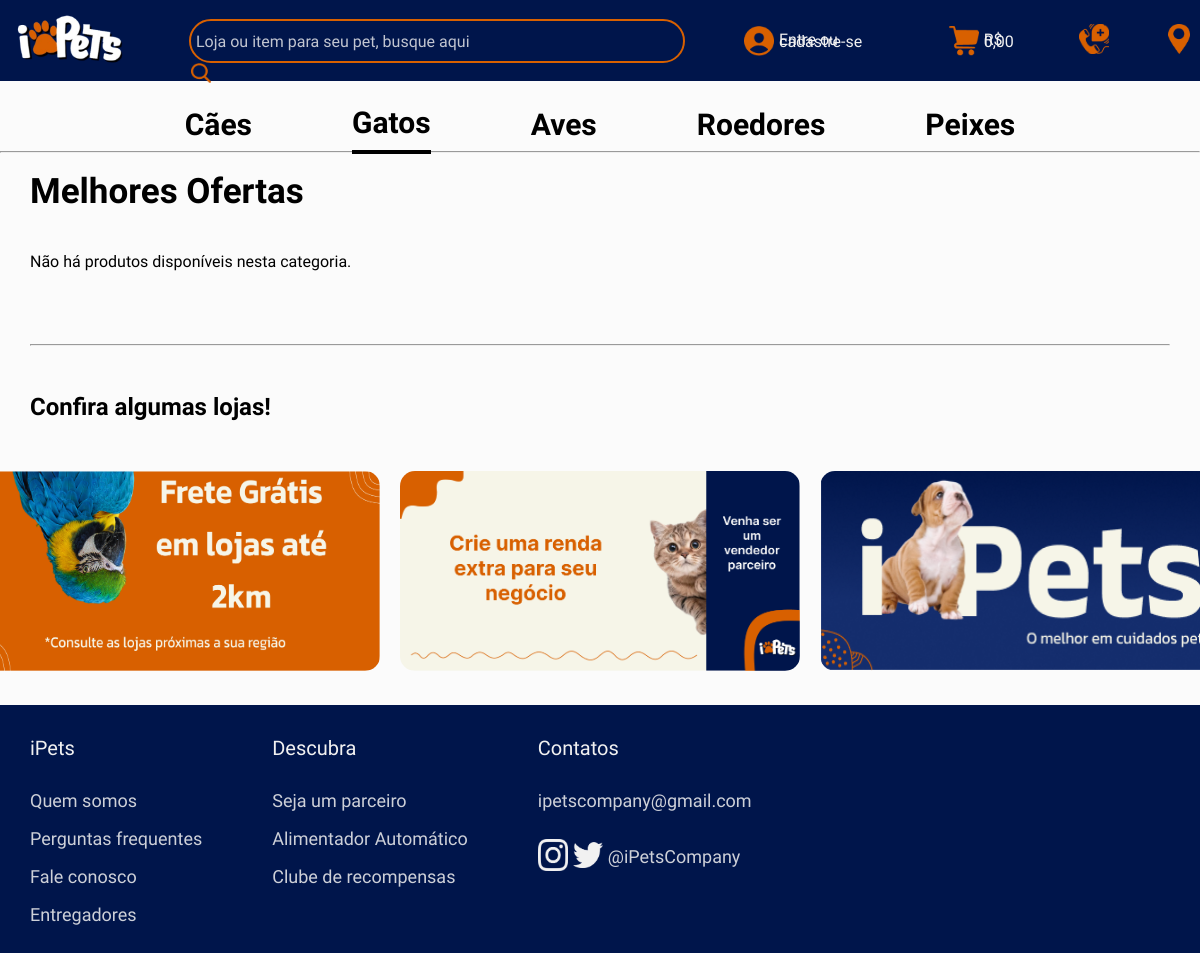
Page /categoriaGatos.php on the earlier database version.
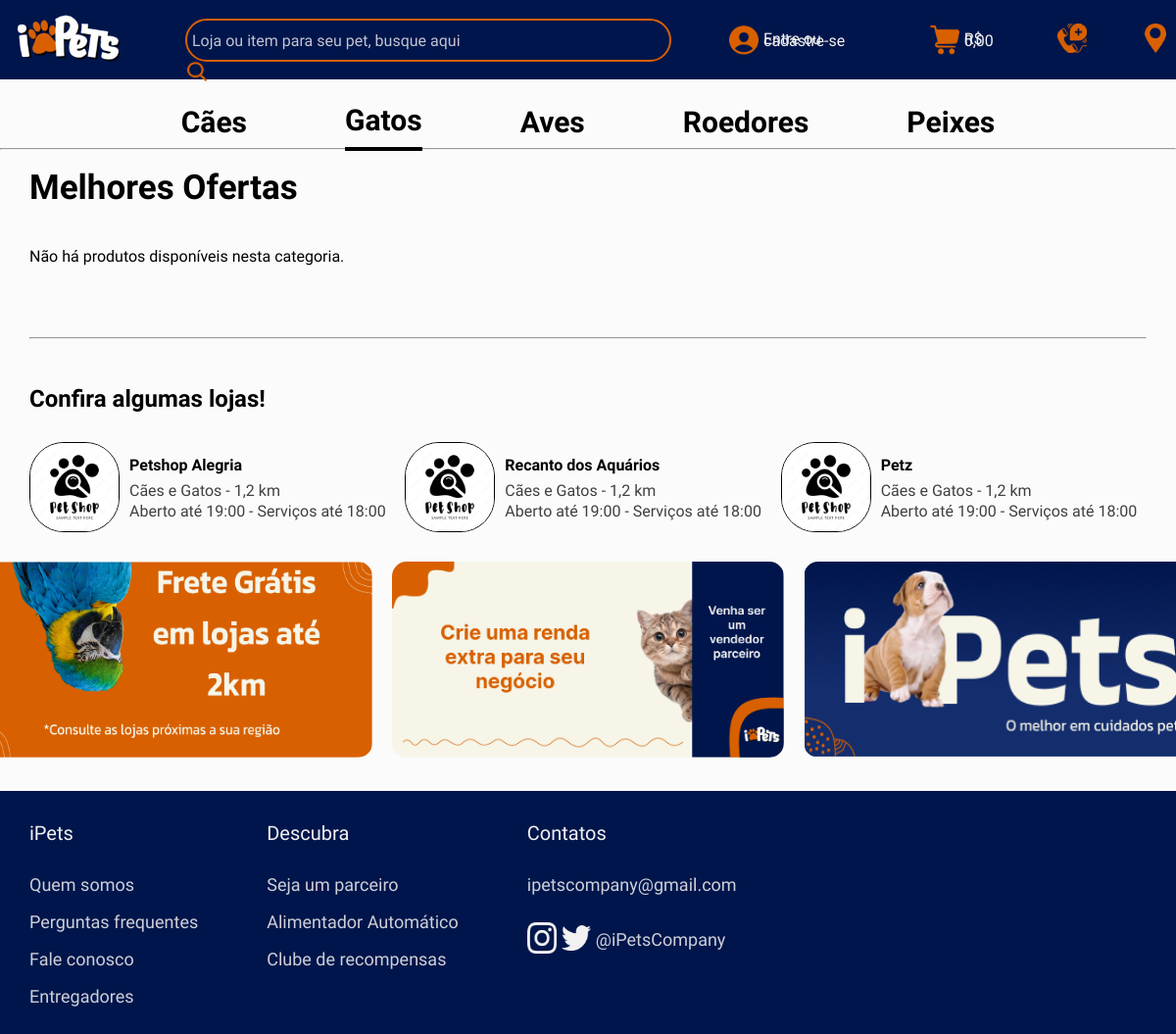
Same page on the later database version.
### tables this page shows
CREATE TABLE `store` (
  `store_id` int(11) NOT NULL,
  `store_name` varchar(65) NOT NULL,
  `store_email` varchar(110) NOT NULL,
  `store_tel` varchar(14) NOT NULL,
  `store_cnpj` varchar(14) NOT NULL,
  `store_cidade` varchar(45) NOT NULL,
  `store_estado` varchar(45) NOT NULL,
  `store_end` varchar(45) NOT NULL,
  `store_senha` varchar(16) NOT NULL,
  `store_open` time NOT NULL,
  `store_close` time NOT NULL
);

### categoriaGatos.php (the view, shortened to what the changed rows need)
<?php
include_once('config.php');
?>
<!DOCTYPE html>
<html lang="pt-br">
<head>
    <link rel="stylesheet" href="./CSS/stylesCategoria.css">
    <link rel="stylesheet" href="./CSS/stylesPadrão.css">
</head>
<body>
    <header class="header-container">
        <a href="./categoriaCaes.php">
            <h2>Cães</h2>
        </a>
        <a class="selected" href="./categoriaGatos.php">
            <h2>Gatos</h2>
        </a>
        <a href="./categoriaAves.php">
            <h2>Aves</h2>
        </a>
        <a href="./categoriaRoedores.php">
            <h2>Roedores</h2>
        </a>
        <a href="./categoriaPeixes.php">
            <h2>Peixes</h2>
        </a>
    </header>
    <main>
        <h1>Melhores Ofertas</h1>
        <br>
        <br>
        <h2>Confira algumas lojas!</h2>
        <div class="lojas-content">
            <div class="lojas-container">
                <?php
                $sql = "SELECT * FROM store ORDER BY RAND() LIMIT 3";
                $result = $connection->query($sql);
                while ($store_data = mysqli_fetch_assoc($result)) {
                    echo "
                        <div class='lojas'>
                            <a style='text-decoration: none; color: #000;' class='lojas-a' href='./paginaLoja.php?store_id=" . $store_data['store_id'] . "'>
                                <div class='lojas-info-total'>
                                    <input type='hidden' name='product_id' value='" . $store_data['store_id'] . "'>
                                    <img src='./IMG/pet-shop-store-icon.png'>
                                    <div class='lojas-info'>
                                        <h4>" . $store_data['store_name'] . "</h4>
                                        <p>Cães e Gatos - 1,2 km</p>
                                        <p>Aberto até 19:00 - Serviços até 18:00</p>
                                    </div>
                                </div>
                            </a>
                        </div>";
                }
                ?>
            </div>
        </div>
    </main>
</body>
</html>

Differences in the rows shown:
added store: store_name "Petshop Alegria"
added store: store_name "Recanto dos Aquários"
added store: store_name "Petz"
